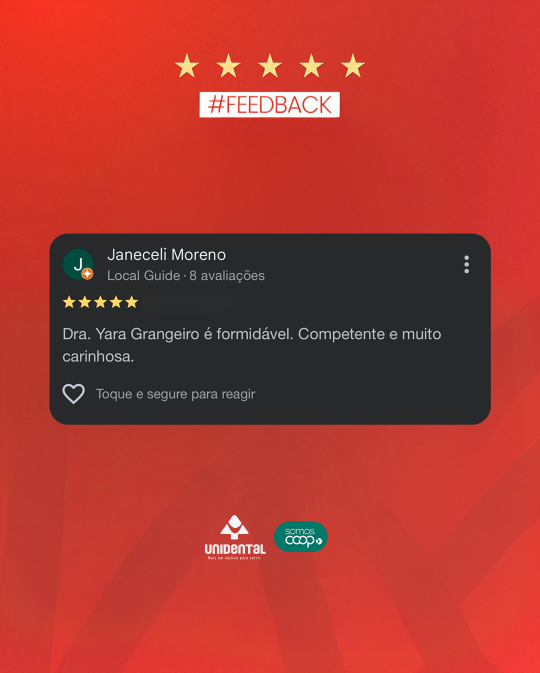
#> input picture src/assets/01.png, 1080 x 1346 px (shown at 1/2 size); its folder holds 4 pictures in this run
$ python optimize_images.py
#> lines starting #> are read from the running program, lines starting #| are printed output that depends on the picture
#> in convert_image, image is the input picture: PIL image 1080x1346 RGBA; mean R, G, B, A 168.5, 56.5, 49, 255
#!/usr/bin/env python3
# -*- coding: utf-8 -*-

"""
OTIMIZADOR DE IMAGENS E VÍDEOS — UNIDENTAL
- Converte imagens JPG/PNG para WebP (qualidade 90)
- Redimensiona para no máximo 2100x600 (banners)
- Otimiza vídeos MP4 com ffmpeg (CRF 23, preset slow)
- Atualiza referências nos arquivos .tsx, .ts, .html, .css, .js
"""

from pathlib import Path
from PIL import Image
import subprocess
import os
import sys

# =========================================================
# CONFIGURAÇÕES
# =========================================================

PROJECT_DIR = Path(__file__).resolve().parent
ASSETS_DIR = PROJECT_DIR / "src" / "assets"

# Qualidade da imagem WebP (0-100) - 90 é excelente
QUALITY = 90

# Tamanho máximo para imagens (banners 2100x600)
MAX_WIDTH = 2100
MAX_HEIGHT = 600

# Extensões suportadas para conversão
SUPPORTED_EXTENSIONS = {
    ".jpg",
    ".jpeg",
    ".png"
}

# Extensões de arquivos que terão referências atualizadas
TEXT_EXTENSIONS = {
    ".tsx",
    ".ts",
    ".html",
    ".css",
    ".js"
}

# =========================================================
# FORMATAÇÃO DE TAMANHO
# =========================================================

def format_size(size_bytes):
    if size_bytes < 1024:
        return f"{size_bytes} B"
    if size_bytes < 1024 ** 2:
        return f"{size_bytes / 1024:.1f} KB"
    return f"{size_bytes / (1024 ** 2):.2f} MB"


# =========================================================
# REDIMENSIONAMENTO DE IMAGENS
# =========================================================

def resize_if_needed(image):
    width, height = image.size
#> width = 1080; height = 1346

    ratio = min(
        MAX_WIDTH / width,
        MAX_HEIGHT / height,
        1
    )
#> ratio = 0.446

    if ratio >= 1:
        return image

    new_width = round(width * ratio)
#> new_width = 481
    new_height = round(height * ratio)
#> new_height = 600

    return image.resize(
        (new_width, new_height),
        Image.Resampling.LANCZOS
    )
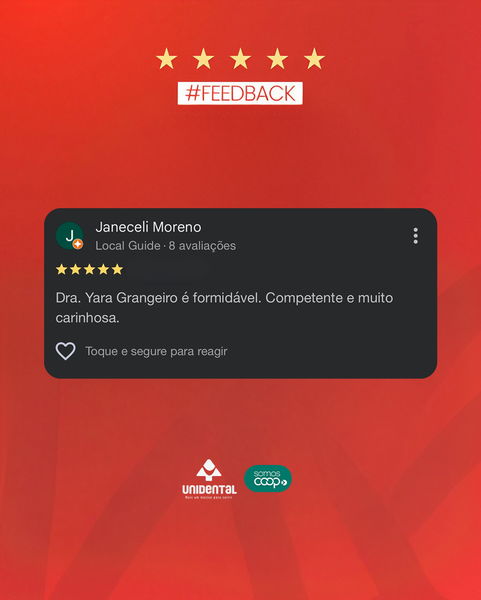
#> returned value: PIL image 481x600 RGBA; mean R, G, B, A 168.5, 56.5, 49, 255
#> pass 2 of the loop in main, `for index, image_path in enumerate(image_files, start=1):`:
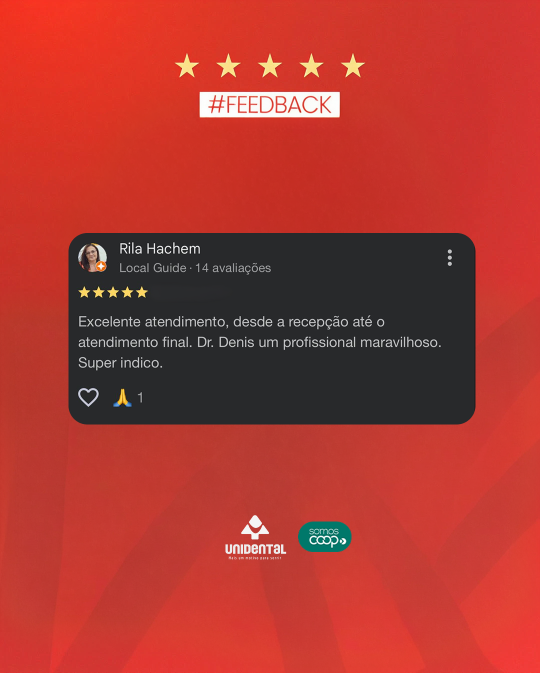
#> input picture src/assets/02.png, 1080 x 1346 px (shown at 1/2 size)
#> in convert_image, image is the input picture: PIL image 1080x1346 RGBA; mean R, G, B, A 171.6, 56.9, 49.1, 255
#> in resize_if_needed (call 2), `return image.resize( (new_width, new_height), Image.Resampling.LANCZOS )`:
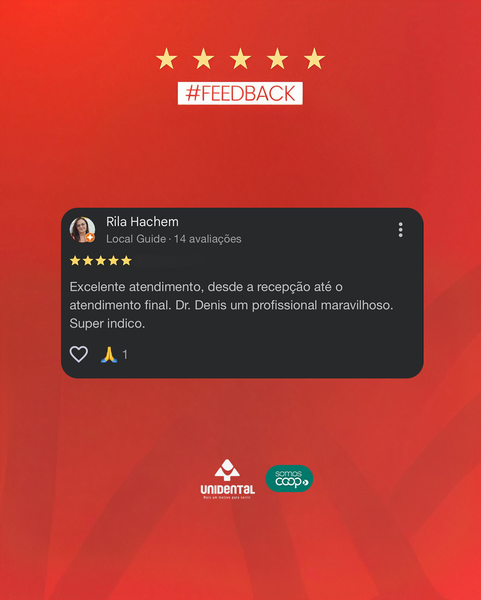
#> returned value: PIL image 481x600 RGBA; mean R, G, B, A 171.6, 56.9, 49.1, 255


# =========================================================
# CONVERSÃO DE IMAGENS PARA WEBP
# =========================================================

def convert_image(image_path):
    webp_path = image_path.with_suffix(".webp")
    original_size = image_path.stat().st_size

    try:
        with Image.open(image_path) as image:

            # Corrige orientação de fotos de celular
            try:
                from PIL import ImageOps
                image = ImageOps.exif_transpose(image)
            except Exception:
                pass

            image = resize_if_needed(image)

            # Mantém transparência quando houver
            if image.mode in ("RGBA", "LA"):
                converted = image.convert("RGBA")
            else:
                converted = image.convert("RGB")

            converted.save(
                webp_path,
                "WEBP",
                quality=QUALITY,
                method=6
            )

        new_size = webp_path.stat().st_size

        return {
            "original": image_path,
            "webp": webp_path,
            "original_size": original_size,
            "new_size": new_size
        }

    except Exception as error:
        print(f"[ERRO] {image_path.name}: {error}")
        return None


# =========================================================
# OTIMIZAÇÃO DE VÍDEOS MP4
# =========================================================

# [51 lines left out: function optimize_video, not called in this run]


# =========================================================
# ATUALIZA REFERÊNCIAS NO CÓDIGO
# =========================================================

def update_code_references(conversions, video_conversions):

    replacements = {}

    # Imagens
    for conv in conversions:
        original = conv["original"]
        webp = conv["webp"]

        original_rel = original.relative_to(PROJECT_DIR).as_posix()
        webp_rel = webp.relative_to(PROJECT_DIR).as_posix()

        replacements[original_rel] = webp_rel
        replacements[f"./{original_rel}"] = f"./{webp_rel}"

    # Vídeos
    for conv in video_conversions:
        original = conv["original"]
        otimizado = conv["otimizado"]

        original_rel = original.relative_to(PROJECT_DIR).as_posix()
        otimizado_rel = otimizado.relative_to(PROJECT_DIR).as_posix()

        replacements[original_rel] = otimizado_rel
        replacements[f"./{original_rel}"] = f"./{otimizado_rel}"

    changed_files = []

    for file_path in PROJECT_DIR.rglob("*"):
        if not file_path.is_file():
            continue
        if file_path.suffix.lower() not in TEXT_EXTENSIONS:
            continue
        if file_path.name == Path(__file__).name:
            continue

        try:
            original_text = file_path.read_text(encoding="utf-8")
        except UnicodeDecodeError:
            continue

        updated_text = original_text

        for old, new in sorted(replacements.items(), key=lambda item: len(item[0]), reverse=True):
            updated_text = updated_text.replace(old, new)

        if updated_text != original_text:
            file_path.write_text(updated_text, encoding="utf-8")
            changed_files.append(file_path)
#> pass 2 of the loop in update_code_references, `for file_path in PROJECT_DIR.rglob("*"):`:

    return changed_files


# =========================================================
# EXECUÇÃO PRINCIPAL
# =========================================================

def main():
    print("")
    print("=" * 70)
    print("OTIMIZADOR DE IMAGENS E VÍDEOS — UNIDENTAL")
    print("=" * 70)
    print("")

    # Verifica se a pasta assets existe
    if not ASSETS_DIR.exists():
        print(f"[ERRO] A pasta assets não foi encontrada: {ASSETS_DIR}")
        return

    # ==========================================
    # 1. IMAGENS
    # ==========================================

    image_files = [
        file for file in ASSETS_DIR.rglob("*")
        if file.is_file() and file.suffix.lower() in SUPPORTED_EXTENSIONS
    ]

    if image_files:
        print(f"[IMAGENS] {len(image_files)} imagens encontradas.\n")

        conversions = []
        total_original = 0
        total_webp = 0

        for index, image_path in enumerate(image_files, start=1):
            print(f"[{index}/{len(image_files)}] {image_path.relative_to(PROJECT_DIR)}")

            result = convert_image(image_path)
            if result is None:
                continue

            conversions.append(result)
            total_original += result["original_size"]
            total_webp += result["new_size"]

            reduction = (1 - (result["new_size"] / result["original_size"])) * 100
            print(f"    {format_size(result['original_size'])} → {format_size(result['new_size'])} | -{reduction:.1f}%")

        print("\n[IMAGENS] Resumo:")
        print(f"    Antes: {format_size(total_original)}")
        print(f"    Depois: {format_size(total_webp)}")
        if total_original > 0:
            saved = (1 - (total_webp / total_original)) * 100
            print(f"    Economia: {saved:.1f}%")
    else:
        print("[IMAGENS] Nenhuma imagem JPG, JPEG ou PNG encontrada.")
        conversions = []

    # ==========================================
    # 2. VÍDEOS
    # ==========================================

    video_files = [
        file for file in ASSETS_DIR.rglob("*.mp4")
        if file.is_file() and "_otimizado" not in file.stem
    ]

    video_conversions = []

    if video_files:
        print(f"\n[VÍDEOS] {len(video_files)} vídeos MP4 encontrados.\n")

        total_original_video = 0
        total_otimizado_video = 0

        for index, video_path in enumerate(video_files, start=1):
            print(f"[{index}/{len(video_files)}] {video_path.relative_to(PROJECT_DIR)}")

            result = optimize_video(video_path)
            if result is None:
                continue

            video_conversions.append(result)
            total_original_video += result["original_size"]
            total_otimizado_video += result["new_size"]

            reduction = (1 - (result["new_size"] / result["original_size"])) * 100
            print(f"    {format_size(result['original_size'])} → {format_size(result['new_size'])} | -{reduction:.1f}%")

        if video_conversions:
            print("\n[VÍDEOS] Resumo:")
            print(f"    Antes: {format_size(total_original_video)}")
            print(f"    Depois: {format_size(total_otimizado_video)}")
            if total_original_video > 0:
                saved = (1 - (total_otimizado_video / total_original_video)) * 100
                print(f"    Economia: {saved:.1f}%")
    else:
        print("\n[VÍDEOS] Nenhum vídeo MP4 encontrado.")

    # ==========================================
    # 3. ATUALIZAR REFERÊNCIAS
    # ==========================================

    if conversions or video_conversions:
        print("\n" + "=" * 70)
        print("ATUALIZANDO REFERÊNCIAS NO CÓDIGO")
        print("=" * 70)

        changed_files = update_code_references(conversions, video_conversions)

        for changed_file in changed_files:
            print(f"[ATUALIZADO] {changed_file.relative_to(PROJECT_DIR)}")

        if not changed_files:
            print("Nenhuma referência precisou ser atualizada.")

    # ==========================================
    # 4. FINAL
    # ==========================================

    print("\n" + "=" * 70)
    print("CONCLUSÃO")
    print("=" * 70)

    if conversions:
        print("✅ Imagens otimizadas para WebP (qualidade 90)")
    if video_conversions:
        print("✅ Vídeos otimizados com ffmpeg (CRF 23)")
    if not conversions and not video_conversions:
        print("ℹ️ Nenhum arquivo para otimizar.")

    print("\nIMPORTANTE:")
    print("  - Os arquivos originais NÃO foram apagados.")
    print("  - Teste o site antes de removê-los.")
    print("  - Para remover os originais, verifique manualmente.\n")
    print("Conversão concluída!")


if __name__ == "__main__":
    main()
